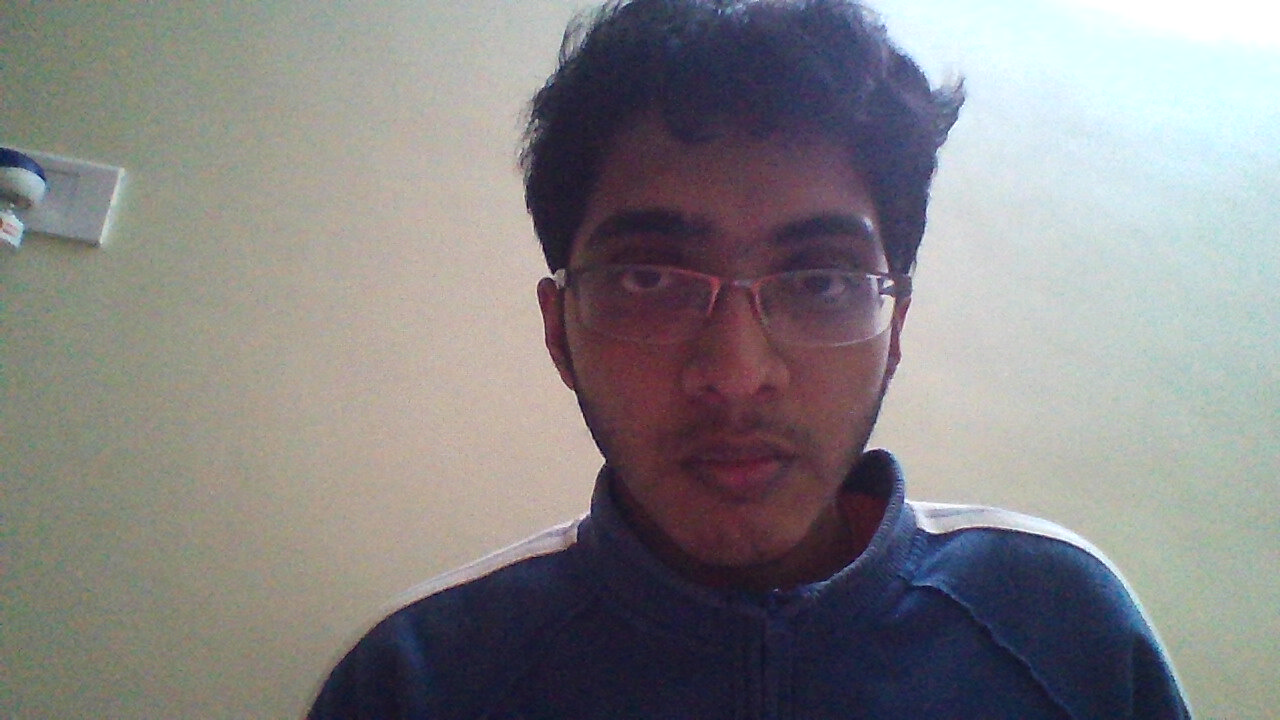
#> input picture known_people/s1/1.jpg, 1280 x 720 px; its folder holds only this picture in this run
$ python face-cv.py
#> lines starting #> are read from the running program, lines starting #| are printed output that depends on the picture
# coding: utf-8

# Face Recognition with OpenCV

# To detect faces, I will use the code from my previous article on [face detection](https://www.superdatascience.com/opencv-face-detection/). So if you have not read it, I encourage you to do so to understand how face detection works and its Python coding.

# ### Import Required Modules

# Before starting the actual coding we need to import the required modules for coding. So let's import them first.
#
# - *cv2:* is OpenCV module for Python which we will use for face detection and face recognition.
# - *os:* We will use this Python module to read our training directories and file names.
# - *numpy:* We will use this module to convert Python lists to numpy arrays as OpenCV face recognizers accept numpy arrays.

# In[1]:

#import OpenCV module
import cv2
#import os module for reading training data directories and paths
import os
#import numpy to convert python lists to numpy arrays as
#it is needed by OpenCV face recognizers
import numpy as np


# ### Training Data

# The more images used in training the better. Normally a lot of images are used for training a face recognizer so that it can learn different looks of the same person, for example with glasses, without glasses, laughing, sad, happy, crying, with beard, without beard etc. To keep our tutorial simple we are going to use only 12 images for each person.
#
# So our training data consists of total 2 persons with 12 images of each person. All training data is inside `training-data` folder. `training-data` folder contains one folder for each person and *each folder is named with format `sLabel (e.g. s1, s2)` where label is actually the integer label assigned to that person*. For example folder named s1 means that this folder contains images for person 1. The directory structure tree for training data is as follows:
#
#
# training-data
# |-------------- s1
# |               |-- 1.jpg
# |               |-- ...
# |               |-- 12.jpg
# |-------------- s2
# |               |-- 1.jpg
# |               |-- ...
# |               |-- 12.jpg
#
#
# The `test-data` folder contains images that we will use to test our face recognizer after it has been successfully trained.

# As OpenCV face recognizer accepts labels as integers so we need to define a mapping between integer labels and persons actual names so below I am defining a mapping of persons integer labels and their respective names.
#
# *Note:* As we have not assigned `label 0` to any person so *the mapping for label 0 is empty*.

# In[2]:

#there is no label 0 in our training data so subject name for index/label 0 is empty
subjects = ["", "Adish", "Aniruddha"]


# ### Prepare training data

# You may be wondering why data preparation, right? Well, OpenCV face recognizer accepts data in a specific format. It accepts two vectors, one vector is of faces of all the persons and the second vector is of integer labels for each face so that when processing a face the face recognizer knows which person that particular face belongs too.
#
# For example, if we had 2 persons and 2 images for each person.
#
#
# PERSON-1    PERSON-2
#
# img1        img1
# img2        img2
#
#
# Then the prepare data step will produce following face and label vectors.
#
#
# FACES                        LABELS
#
# person1_img1_face              1
# person1_img2_face              1
# person2_img1_face              2
# person2_img2_face              2
#
#
#
# Preparing data step can be further divided into following sub-steps.
#
# 1. Read all the folder names of subjects/persons provided in training data folder. So for example, in this tutorial we have folder names: `s1, s2`.
# 2. For each subject, extract label number. *Do you remember that our folders have a special naming convention?* Folder names follow the format `sLabel` where `Label` is an integer representing the label we have assigned to that subject. So for example, folder name `s1` means that the subject has label 1, s2 means subject label is 2 and so on. The label extracted in this step is assigned to each face detected in the next step.
# 3. Read all the images of the subject, detect face from each image.
# 4. Add each face to faces vector with corresponding subject label (extracted in above step) added to labels vector.
#
# *[There should be a visualization for above steps here]*

# Did you read my last article on [face detection](https://www.superdatascience.com/opencv-face-detection/)? No? Then you better do so right now because to detect faces, I am going to use the code from my previous article on [face detection](https://www.superdatascience.com/opencv-face-detection/). So if you have not read it, I encourage you to do so to understand how face detection works and its coding. Below is the same code.

# In[3]:

#function to detect face using OpenCV
def detect_face(img):
    #convert the test image to gray image as opencv face detector expects gray images
    gray = cv2.cvtColor(img, cv2.COLOR_BGR2GRAY)

    #load OpenCV face detector, I am using LBP which is fast
    #there is also a more accurate but slow Haar classifier
    face_cascade = cv2.CascadeClassifier('lbpcascade_frontalface.xml')

    #let's detect multiscale (some images may be closer to camera than others) images
    #result is a list of faces
    faces = face_cascade.detectMultiScale(gray, scaleFactor=1.2, minNeighbors=5);

    #if no faces are detected then return original img
    if (len(faces) == 0):
        return None, None

    #under the assumption that there will be only one face,
    #extract the face area
    (x, y, w, h) = faces[0]

    #return only the face part of the image
    return gray[y:y+w, x:x+h], faces[0]


# I am using OpenCV's *LBP face detector*. On line 4, I convert the image to grayscale because most operations in OpenCV are performed in gray scale, then on line 8 I load LBP face detector using `cv2.CascadeClassifier` class. After that on line 12 I use `cv2.CascadeClassifier` class' `detectMultiScale` method to detect all the faces in the image. on line 20, from detected faces I only pick the first face because in one image there will be only one face (under the assumption that there will be only one prominent face). As faces returned by `detectMultiScale` method are actually rectangles (x, y, width, height) and not actual faces images so we have to extract face image area from the main image. So on line 23 I extract face area from gray image and return both the face image area and face rectangle.
#
# Now you have got a face detector and you know the 4 steps to prepare the data, so are you ready to code the prepare data step? Yes? So let's do it.

# In[4]:

#this function will read all persons' training images, detect face from each image
#and will return two lists of exactly same size, one list
# of faces and another list of labels for each face
def prepare_training_data(data_folder_path):

    #------STEP-1--------
    #get the directories (one directory for each subject) in data folder
#> called with data_folder_path = 'known_people'
    dirs = os.listdir(data_folder_path)

    #list to hold all subject faces
    faces = []
    #list to hold labels for all subjects
    labels = []

    #let's go through each directory and read images within it
    for dir_name in dirs:

        #our subject directories start with letter 's' so
        #ignore any non-relevant directories if any
        if not dir_name.startswith("s"):
            continue;

        #------STEP-2--------
        #extract label number of subject from dir_name
        #format of dir name = slabel
        #, so removing letter 's' from dir_name will give us label
        label = int(dir_name.replace("s", ""))

        #build path of directory containin images for current subject subject
        #sample subject_dir_path = "training-data/s1"
        subject_dir_path = data_folder_path + "/" + dir_name

        #get the images names that are inside the given subject directory
        subject_images_names = os.listdir(subject_dir_path)

        #------STEP-3--------
        #go through each image name, read image,
        #detect face and add face to list of faces
        for image_name in subject_images_names:

            #ignore system files like .DS_Store
            if image_name.startswith("."):
                continue;

            #build image path
            #sample image path = training-data/s1/1.pgm
            image_path = subject_dir_path + "/" + image_name

            #read image
            image = cv2.imread(image_path)
#> image is the input picture: shape (720, 1280, 3); mean B, G, R 132.9, 131.4, 133.6

            #display an image window to show the image
            cv2.imshow("Training on image...", cv2.resize(image, (400, 500)))
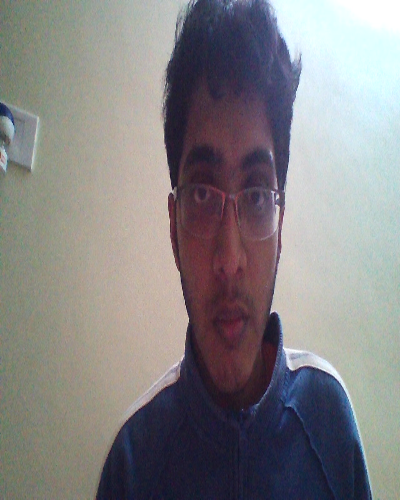
#> window 'Training on image...': shape (500, 400, 3); mean B, G, R 132.8, 131.3, 133.5
            cv2.waitKey(100)

            #detect face
            face, rect = detect_face(image)
#> in detect_face, `gray = cv2.cvtColor(img, cv2.COLOR_BGR2GRAY)`:
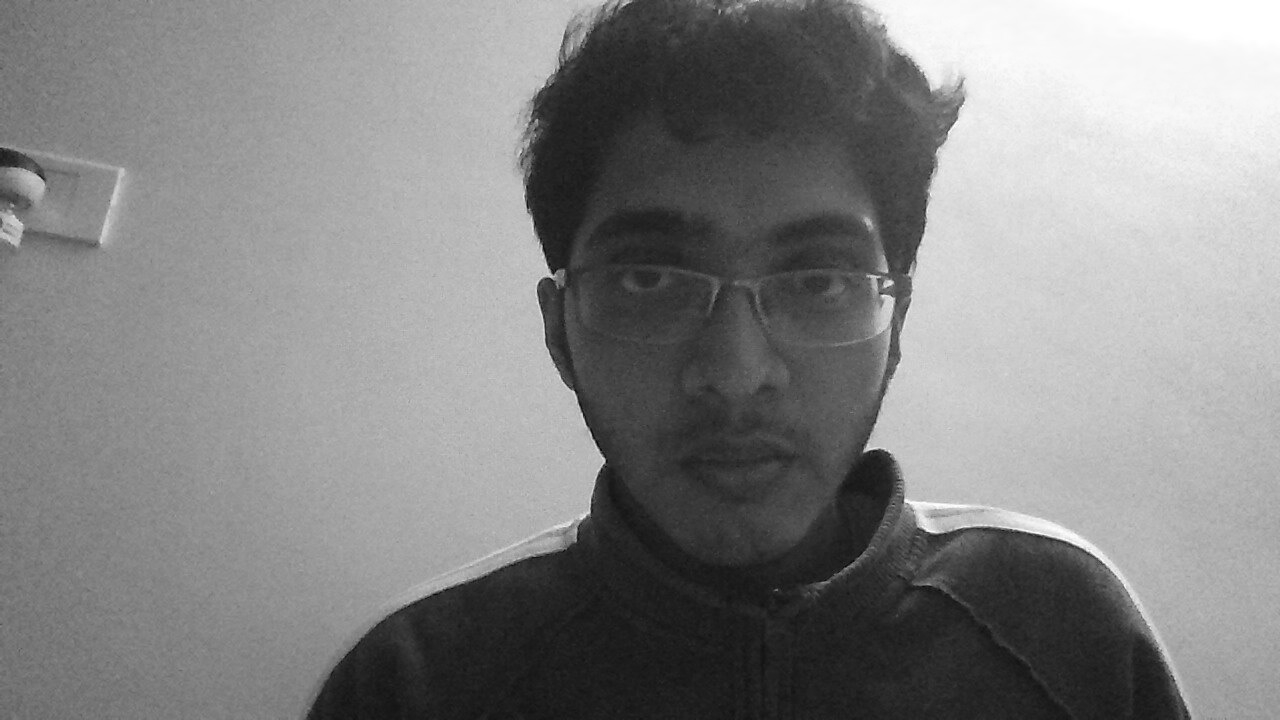
#> gray: shape (720, 1280); min 2, max 255, mean 132.2
#> in detect_face, `faces = face_cascade.detectMultiScale(gray, scaleFactor=1.2, minNeighb..`: faces = [[496, 94, 468, 468]]
#> in detect_face, `(x, y, w, h) = faces[0]`: x = 496; y = 94; w = 468
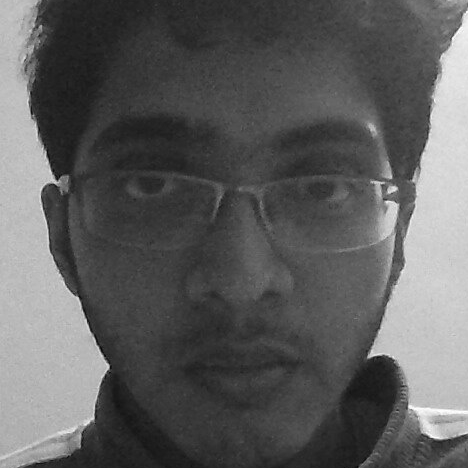
#> face: shape (468, 468); min 6, max 255, mean 93.8
#> rect = [496, 94, 468, 468]

            #------STEP-4--------
            #for the purpose of this tutorial
            #we will ignore faces that are not detected
            if face is not None:
                #add face to list of faces
                faces.append(face)
                #add label for this face
                labels.append(label)
#> pass 2 of the loop in prepare_training_data, `for dir_name in dirs:`:
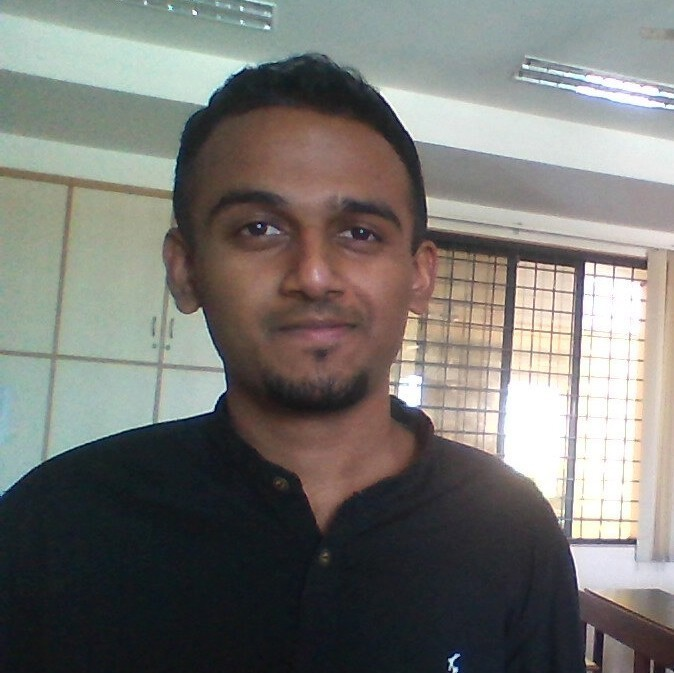
#> input picture known_people/s2/1.jpg, 674 x 673 px
#> in prepare_training_data, image is the input picture: shape (673, 674, 3); mean B, G, R 113.8, 117.8, 118.5
#> in detect_face (call 2), `gray = cv2.cvtColor(img, cv2.COLOR_BGR2GRAY)`:
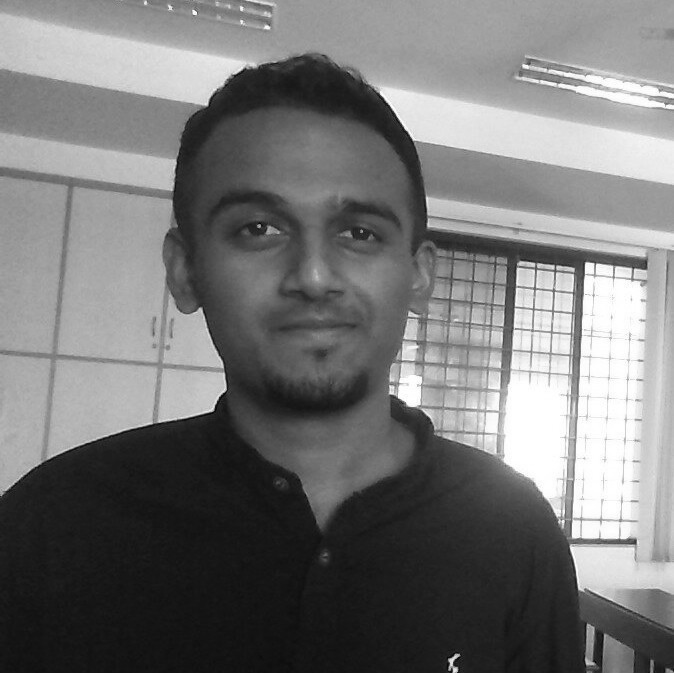
#> gray: shape (673, 674); min 2, max 255, mean 117.5
#> in detect_face (call 2), `faces = face_cascade.detectMultiScale(gray, scaleFactor=1.2, minNeighb..`: faces = [[187, 131, 258, 258]]
#> x = 187; y = 131; w = 258
#> in prepare_training_data, `face, rect = detect_face(image)`:
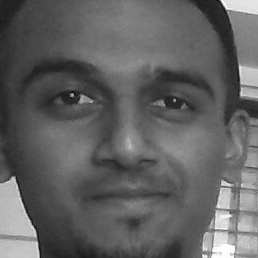
#> face: shape (258, 258); min 4, max 255, mean 97.5
#> rect = [187, 131, 258, 258]

    cv2.destroyAllWindows()
    cv2.waitKey(1)
    cv2.destroyAllWindows()

    return faces, labels


# I have defined a function that takes the path, where training subjects' folders are stored, as parameter. This function follows the same 4 prepare data substeps mentioned above.
#
# *(step-1)* On line 8 I am using `os.listdir` method to read names of all folders stored on path passed to function as parameter. On line 10-13 I am defining labels and faces vectors.
#
# *(step-2)* After that I traverse through all subjects' folder names and from each subject's folder name on line 27 I am extracting the label information. As folder names follow the `sLabel` naming convention so removing the  letter `s` from folder name will give us the label assigned to that subject.
#
# *(step-3)* On line 34, I read all the images names of of the current subject being traversed and on line 39-66 I traverse those images one by one. On line 53-54 I am using OpenCV's `imshow(window_title, image)` along with OpenCV's `waitKey(interval)` method to display the current image being traveresed. The `waitKey(interval)` method pauses the code flow for the given interval (milliseconds), I am using it with 100ms interval so that we can view the image window for 100ms. On line 57, I detect face from the current image being traversed.
#
# *(step-4)* On line 62-66, I add the detected face and label to their respective vectors.

# But a function can't do anything unless we call it on some data that it has to prepare, right? Don't worry, I have got data of two beautiful and famous celebrities. I am sure you will recognize them!
#
# ![training-data](visualization/tom-shahrukh.png)
#
# Let's call this function on images of these beautiful celebrities to prepare data for training of our Face Recognizer. Below is a simple code to do that.

# In[5]:

#let's first prepare our training data
#data will be in two lists of same size
#one list will contain all the faces
#and other list will contain respective labels for each face
print("Preparing data...")
faces, labels = prepare_training_data("known_people")
#> faces = 2 items; labels = [1, 2]
print("Data prepared")

#print total faces and labels
print("Total faces: ", len(faces))
#| Total faces:  2
print("Total labels: ", len(labels))
#| Total labels:  2


# This was probably the boring part, right? Don't worry, the fun stuff is coming up next. It's time to train our own face recognizer so that once trained it can recognize new faces of the persons it was trained on. Read? Ok then let's train our face recognizer.

# ### Train Face Recognizer

# As we know, OpenCV comes equipped with three face recognizers.
#
# 1. EigenFace Recognizer: This can be created with `cv2.face.createEigenFaceRecognizer()`
# 2. FisherFace Recognizer: This can be created with `cv2.face.createFisherFaceRecognizer()`
# 3. Local Binary Patterns Histogram (LBPH): This can be created with `cv2.face.LBPHFisherFaceRecognizer()`
#
# I am going to use LBPH face recognizer but you can use any face recognizer of your choice. No matter which of the OpenCV's face recognizer you use the code will remain the same. You just have to change one line, the face recognizer initialization line given below.

# In[6]:

#create our LBPH face recognizer
face_recognizer = cv2.face.LBPHFaceRecognizer_create()

#or use EigenFaceRecognizer by replacing above line with
#face_recognizer = cv2.face.EigenFaceRecognizer_create()

#or use FisherFaceRecognizer by replacing above line with
#face_recognizer = cv2.face.FisherFaceRecognizer_create()


# Now that we have initialized our face recognizer and we also have prepared our training data, it's time to train the face recognizer. We will do that by calling the `train(faces-vector, labels-vector)` method of face recognizer.

# In[7]:

#train our face recognizer of our training faces
face_recognizer.train(faces, np.array(labels))


# *Did you notice* that instead of passing `labels` vector directly to face recognizer I am first converting it to *numpy* array? This is because OpenCV expects labels vector to be a `numpy` array.
#
# Still not satisfied? Want to see some action? Next step is the real action, I promise!

# ### Prediction

# Now comes my favorite part, the prediction part. This is where we actually get to see if our algorithm is actually recognizing our trained subjects's faces or not. We will take two test images of our celeberities, detect faces from each of them and then pass those faces to our trained face recognizer to see if it recognizes them.
#
# Below are some utility functions that we will use for drawing bounding box (rectangle) around face and putting celeberity name near the face bounding box.

# In[8]:

#function to draw rectangle on image
#according to given (x, y) coordinates and
#given width and heigh
def draw_rectangle(img, rect):
    (x, y, w, h) = rect
    cv2.rectangle(img, (x, y), (x+w, y+h), (0, 255, 0), 2)

#function to draw text on give image starting from
#passed (x, y) coordinates.
def draw_text(img, text, x, y):
    cv2.putText(img, text, (x, y), cv2.FONT_HERSHEY_PLAIN, 1.5, (0, 255, 0), 2)


# First function `draw_rectangle` draws a rectangle on image based on passed rectangle coordinates. It uses OpenCV's built in function `cv2.rectangle(img, topLeftPoint, bottomRightPoint, rgbColor, lineWidth)` to draw rectangle. We will use it to draw a rectangle around the face detected in test image.
#
# Second function `draw_text` uses OpenCV's built in function `cv2.putText(img, text, startPoint, font, fontSize, rgbColor, lineWidth)` to draw text on image.
#
# Now that we have the drawing functions, we just need to call the face recognizer's `predict(face)` method to test our face recognizer on test images. Following function does the prediction for us.

# In[9]:

#this function recognizes the person in image passed
#and draws a rectangle around detected face with name of the
#subject
def predict(test_img):
    #make a copy of the image as we don't want to chang original image
#> (the run stopped early here; a loop or call above may not have finished)
